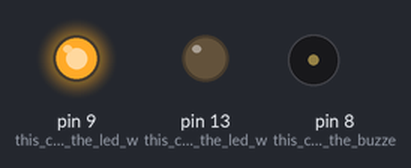
The sketch below on a simulated Arduino Uno, built with avr-gcc and run on an emulated ATmega328P. Shown: output pins drawn as LEDs (lit = HIGH), buzzer (waves = sounding).

Above: at 0.5 s.
At 5.5 s:
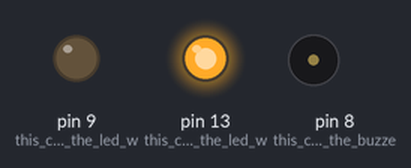
At 10.5 s:
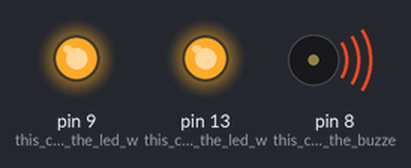
At 11.5 s:
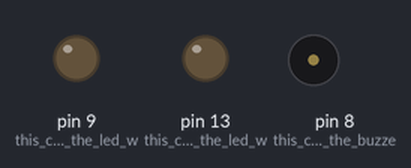
Timing chart, 0 to 13.0 s (numbered marks = the images above):
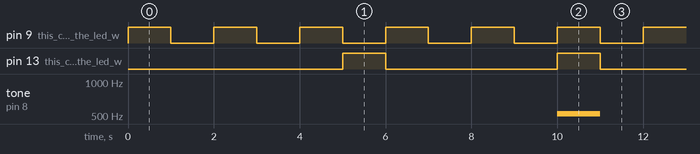

The sketch:

assign1.ino
```cpp
/*
 * Assignment 1
 * Taekgeun Ji
 */
float time = 1.0; //this variable made for counting time, the reason of float chosen is because it's more efficent to count than integer
//the second led blinks 5 past which is odd number therefore variable type decided as float.
void setup() {
  // put your setup code here, to run once:
pinMode(9, OUTPUT); //this code makes the led with channel 9 to output
pinMode(13, OUTPUT); //this code makes the led with channel 13 to output
pinMode(8, OUTPUT); //this code makes the buzzer with channel 8 to output
}
void loop(){
  // put your main code here, to run repeatedly:
  if(time == 6.0) //this "if" statement makes to beep when 10 seconds past the buzzer and blinking leds as well.
  {
    tone(8, 523, 1000); //The buzzer starts to beep for a second as the elasped time reached 10 seconds
digitalWrite(9, HIGH), digitalWrite(13, HIGH);
  delay(1000);
  time = time + 0.5; // adding the a half it counts the time by doing this process it checks by a second.
   digitalWrite(9, LOW), digitalWrite(13, LOW);
  delay(1000);
  time = time + 0.5;
  time = time - 5.0; //By command of this line the elasped time goes back to the initial stage therefore it makes to be looped infinitely
    }
    digitalWrite(9, HIGH); //led addressed channel as 9 starts to blink for a second
    delay(1000);  //1
    time = time + 0.5;
    if(time == 3.5) //this "if" statement makes to blink 2 of leds when 5 seconds past.
{
   digitalWrite(9, LOW), digitalWrite(13, HIGH);
  delay(1000);
  time = time + 0.5;
   digitalWrite(9, HIGH), digitalWrite(13, LOW);
  delay(1000);
  digitalWrite(9, LOW);
  time = time + 0.5;
  }
    digitalWrite(9, LOW);
    delay(1000); //2
    time = time + 0.5;
    }
```

Measured:
- by itself, pin 9 (this_code_makes_the_led_w): alternates HIGH for 1.0 s and LOW for 1.0 s
- by itself, pin 13 (this_code_makes_the_led_w): alternates HIGH for 1.0 s and LOW for 4.0 s
- by itself, tone on pin 8 (this_code_makes_the_buzze): alternates 523 Hz for 1.0 s and silent for 9.0 s
